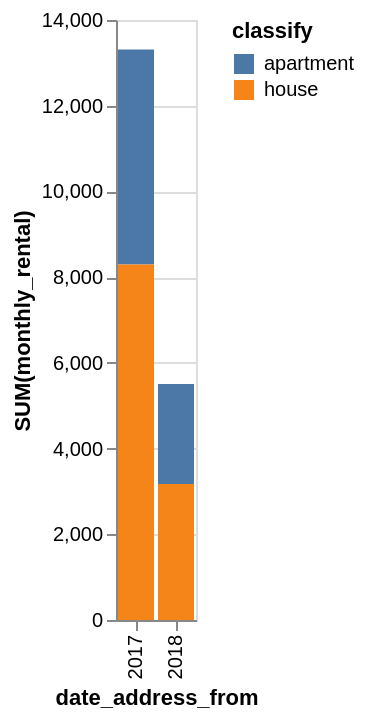

Write the Vega-Lite specification saved for this chart.
### Vega-Lite specification from a JSON file in a GitHub repository (floating-point values rounded to 4 significant figures)
{"data": {"values": [{"x_data": "2017", "y_data": 5016, "classify": "apartment"}, {"x_data": "2018", "y_data": 2329, "classify": "apartment"}, {"x_data": "2017", "y_data": 8293, "classify": "house"}, {"x_data": "2018", "y_data": 3176, "classify": "house"}]}, "mark": "bar", "encoding": {"x": {"field": "x_data", "type": "nominal", "title": "date_address_from", "sort": "ascending"}, "y": {"field": "y_data", "type": "quantitative", "title": "SUM(monthly_rental)"}, "color": {"field": "classify"}}}
